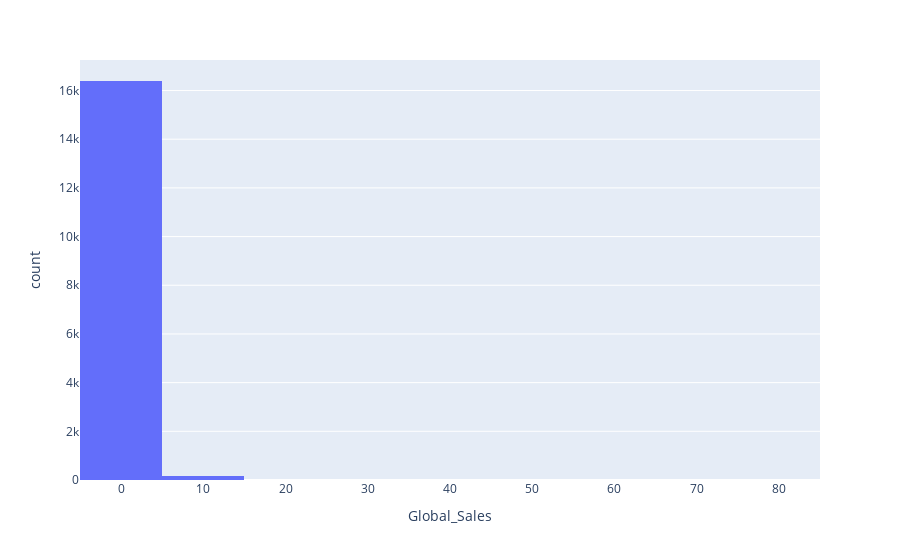

Notebook code for this chart:
### Code cell
data = pd.read_csv("C:\\Users\\abdal\\OneDrive\\Desktop\\Video games.csv.csv") 

fig = px.histogram(data, x='Global_Sales',nbins=15) 

fig.show()

### Figure 1 — Plotly figure (JSON) as saved in the notebook; plotly's stock layout.template omitted (floating-point values rounded to 4 significant figures; data arrays with more than 128 entries replaced by an {"elided": "..."} marker saying what was removed)
{"data": [{"alignmentgroup": "True", "bingroup": "x", "hovertemplate": "Global_Sales=%{x}<br>count=%{y}<extra></extra>", "legendgroup": "", "marker": {"color": "#636efa", "pattern": {"shape": ""}}, "name": "", "nbinsx": 15, "offsetgroup": "", "orientation": "v", "showlegend": false, "type": "histogram", "x": {"elided": "16598 float values"}, "xaxis": "x", "yaxis": "y"}], "layout": {"barmode": "relative", "legend": {"tracegroupgap": 0}, "margin": {"t": 60}, "xaxis": {"anchor": "y", "domain": [0, 1], "title": {"text": "Global_Sales"}}, "yaxis": {"anchor": "x", "domain": [0, 1], "title": {"text": "count"}}}}
